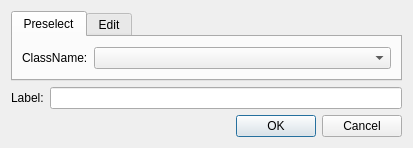
<?xml version="1.0" encoding="UTF-8"?>
<ui version="4.0">
 <class>AddVertexDialog</class>
 <widget class="QDialog" name="AddVertexDialog">
  <property name="geometry">
   <rect>
    <x>0</x>
    <y>0</y>
    <width>413</width>
    <height>146</height>
   </rect>
  </property>
  <property name="windowTitle">
   <string>Dialog</string>
  </property>
  <layout class="QVBoxLayout" name="verticalLayout">
   <item>
    <widget class="QTabWidget" name="tabWidget">
     <property name="currentIndex">
      <number>0</number>
     </property>
     <widget class="QWidget" name="tab">
      <attribute name="title">
       <string>Preselect</string>
      </attribute>
      <layout class="QVBoxLayout" name="verticalLayout_2">
       <item>
        <layout class="QHBoxLayout" name="horizontalLayout">
         <item>
          <widget class="QLabel" name="label">
           <property name="text">
            <string>ClassName:</string>
           </property>
          </widget>
         </item>
         <item>
          <widget class="QComboBox" name="comboBox_className">
           <property name="sizePolicy">
            <sizepolicy hsizetype="Expanding" vsizetype="Fixed">
             <horstretch>0</horstretch>
             <verstretch>0</verstretch>
            </sizepolicy>
           </property>
          </widget>
         </item>
        </layout>
       </item>
      </layout>
     </widget>
     <widget class="QWidget" name="tab_2">
      <attribute name="title">
       <string>Edit</string>
      </attribute>
      <layout class="QVBoxLayout" name="verticalLayout_3">
       <item>
        <layout class="QHBoxLayout" name="horizontalLayout_3">
         <item>
          <widget class="QLabel" name="label_3">
           <property name="text">
            <string>ClassName:</string>
           </property>
          </widget>
         </item>
         <item>
          <widget class="QLineEdit" name="lineEdit_className">
           <property name="sizePolicy">
            <sizepolicy hsizetype="Expanding" vsizetype="Fixed">
             <horstretch>0</horstretch>
             <verstretch>0</verstretch>
            </sizepolicy>
           </property>
          </widget>
         </item>
        </layout>
       </item>
      </layout>
     </widget>
    </widget>
   </item>
   <item>
    <layout class="QHBoxLayout" name="horizontalLayout_4">
     <item>
      <widget class="QLabel" name="label_4">
       <property name="text">
        <string>Label:</string>
       </property>
      </widget>
     </item>
     <item>
      <widget class="QLineEdit" name="lineEdit_label"/>
     </item>
    </layout>
   </item>
   <item>
    <widget class="QDialogButtonBox" name="buttonBox">
     <property name="orientation">
      <enum>Qt::Horizontal</enum>
     </property>
     <property name="standardButtons">
      <set>QDialogButtonBox::Cancel|QDialogButtonBox::Ok</set>
     </property>
    </widget>
   </item>
  </layout>
 </widget>
 <resources/>
 <connections>
  <connection>
   <sender>buttonBox</sender>
   <signal>accepted()</signal>
   <receiver>AddVertexDialog</receiver>
   <slot>accept()</slot>
   <hints>
    <hint type="sourcelabel">
     <x>248</x>
     <y>254</y>
    </hint>
    <hint type="destinationlabel">
     <x>157</x>
     <y>274</y>
    </hint>
   </hints>
  </connection>
  <connection>
   <sender>buttonBox</sender>
   <signal>rejected()</signal>
   <receiver>AddVertexDialog</receiver>
   <slot>reject()</slot>
   <hints>
    <hint type="sourcelabel">
     <x>316</x>
     <y>260</y>
    </hint>
    <hint type="destinationlabel">
     <x>286</x>
     <y>274</y>
    </hint>
   </hints>
  </connection>
 </connections>
</ui>
